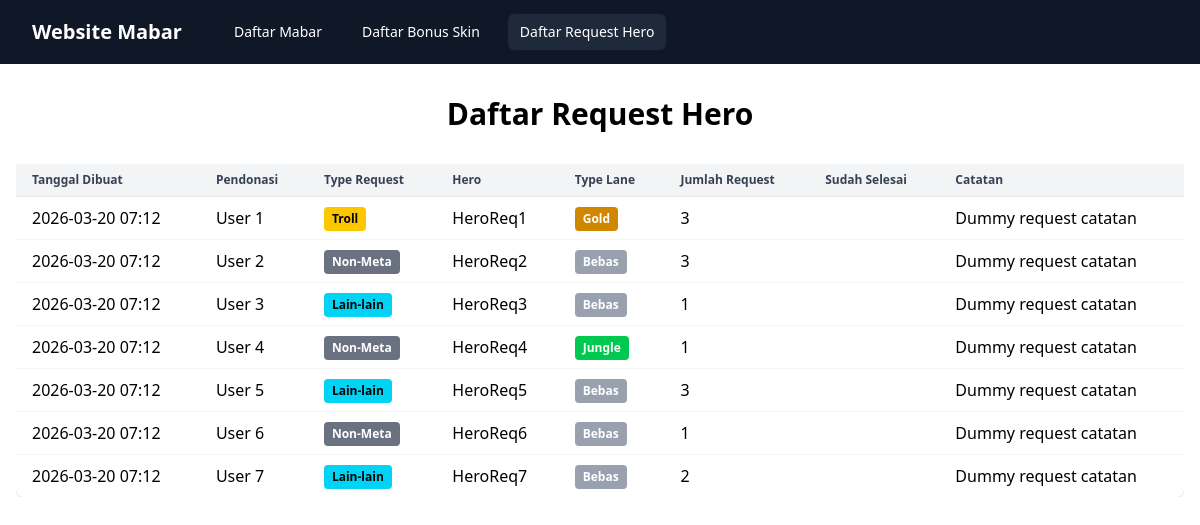
Screenshot of /public/list-req-hero/ with the database file from the repository.
### mabar/models.py (models this page shows, shortened)
class RequestHero(models.Model):
    TYPE_REQUEST_CHOICES = [
        ('meta', 'Hero Meta'),
        ('non_meta', 'Hero Non-Meta'),
        ('troll', 'Hero Troll'),
        ('lain', 'Lain-lain')
    ]
    TYPE_LANE_CHOICES = [
        ('roam', 'Roam'),
        ('gold', 'Gold Lane'),
        ('jungle', 'Jungle'),
        ('mid', 'Mid Lane'),
        ('exp', 'EXP Lane'),
        ('bebas', 'Bebas'),
    ]
    donate_name = models.CharField(
        max_length=100,
        verbose_name="Pendonasi"
    )
    type_request = models.CharField(
        max_length=10,
        choices=TYPE_REQUEST_CHOICES,
        default='lain',
        verbose_name="Tipe Request"
    )
    hero_name = models.CharField(
        max_length=100,
        verbose_name="Nama Hero"
    )
    type_lane = models.CharField(
        max_length=10,
        choices=TYPE_LANE_CHOICES,
        default='bebas',
        verbose_name="Tipe Lane"
    )
    count = models.IntegerField(
        default=1,
        verbose_name="Jumlah Request"
    )
    catatan = models.TextField(
        default="-",
        blank=True,
        verbose_name="Catatan"
    )
    is_done = models.BooleanField(
        default=False,
        verbose_name="Sudah Selesai"
    )
    date_created = models.DateTimeField(
        auto_now_add=True,
        verbose_name="Tanggal Dibuat"
    )
    class Meta:
        verbose_name = 'Request Hero'
        verbose_name_plural = 'Request Heroes'
        ordering = ['-date_created']

### mabar/views.py (the view)
# urls.py: path('list-req-hero/', views.request_hero_list, name='request_hero_list'),
def request_hero_list(request):
    requests = RequestHero.objects.all().order_by('date_created')
    return render(request, 'public/request_hero_list.html', {'requests': requests})

### mabar/templates/public/request_hero_list.html (shortened to what this page needs)
{% extends 'public/base.html' %}
{% block content %}
<h1 class="text-3xl font-bold text-center mb-8">Daftar Request Hero</h1>
<div class="overflow-x-auto">
    <table class="min-w-full divide-y divide-gray-200 bg-white rounded-lg shadow">
        <thead class="bg-gray-100">
            <tr>
                <th class="px-4 py-2 text-left text-xs font-semibold text-gray-700">Tanggal Dibuat</th>
                <th class="px-4 py-2 text-left text-xs font-semibold text-gray-700">Pendonasi</th>
                <th class="px-4 py-2 text-left text-xs font-semibold text-gray-700">Type Request</th>
                <th class="px-4 py-2 text-left text-xs font-semibold text-gray-700">Hero</th>
                <th class="px-4 py-2 text-left text-xs font-semibold text-gray-700">Type Lane</th>
                <th class="px-4 py-2 text-left text-xs font-semibold text-gray-700">Jumlah Request</th>
                <th class="px-4 py-2 text-left text-xs font-semibold text-gray-700">Sudah Selesai</th>
                <th class="px-4 py-2 text-left text-xs font-semibold text-gray-700">Catatan</th>
            </tr>
        </thead>
        <tbody class="divide-y divide-gray-100">
            {% for request in requests %}
            <tr class="hover:bg-gray-50">
                <td class="px-4 py-2">{{ request.date_created|date:'Y-m-d H:i' }}</td>
                <td class="px-4 py-2">{{ request.donate_name }}</td>
                <td class="px-4 py-2">
                    {% if request.type_request == 'meta' %}
                        <span class="inline-block px-2 py-1 rounded bg-blue-600 text-white text-xs font-semibold">Meta</span>
                    {% elif request.type_request == 'non_meta' %}
                        <span class="inline-block px-2 py-1 rounded bg-gray-500 text-white text-xs font-semibold">Non-Meta</span>
                    {% elif request.type_request == 'troll' %}
                        <span class="inline-block px-2 py-1 rounded bg-yellow-400 text-black text-xs font-semibold">Troll</span>
                    {% elif request.type_request == 'lain' %}
                        <span class="inline-block px-2 py-1 rounded bg-cyan-400 text-black text-xs font-semibold">Lain-lain</span>
                    {% endif %}
                </td>
                <td class="px-4 py-2">{{ request.hero_name }}</td>
                <td class="px-4 py-2">
                    {% if request.type_lane == 'roam' %}
                        <span class="inline-block px-2 py-1 rounded bg-blue-600 text-white text-xs font-semibold">Roam</span>
                    {% elif request.type_lane == 'gold' %}
                        <span class="inline-block px-2 py-1 rounded bg-yellow-600 text-white text-xs font-semibold">Gold</span>
                    {% elif request.type_lane == 'jungle' %}
                        <span class="inline-block px-2 py-1 rounded bg-green-500 text-white text-xs font-semibold">Jungle</span>
                    {% elif request.type_lane == 'mid' %}
                        <span class="inline-block px-2 py-1 rounded bg-cyan-400 text-black text-xs font-semibold">Mid</span>
                    {% elif request.type_lane == 'exp' %}
                        <span class="inline-block px-2 py-1 rounded bg-red-500 text-white text-xs font-semibold">EXP</span>
                    {% elif request.type_lane == 'bebas' %}
                        <span class="inline-block px-2 py-1 rounded bg-gray-400 text-white text-xs font-semibold">Bebas</span>
                    {% endif %}
                </td>
                <td class="px-4 py-2">{{ request.count }}</td>
                <td class="px-4 py-2 text-center">
                </td>
                <td class="px-4 py-2">{{ request.catatan }}</td>
            </tr>
            {% endfor %}
        </tbody>
    </table>
</div>
{% endblock %}

### rows the page displays
RequestHero: date_created "2026-03-20 07:12", donate_name "User 1", type_request "Troll", hero_name "HeroReq1", type_lane "Gold", count "3", catatan "Dummy request catatan"
RequestHero: date_created "2026-03-20 07:12", donate_name "User 2", type_request "Non-Meta", hero_name "HeroReq2", type_lane "Bebas", count "3", catatan "Dummy request catatan"
RequestHero: date_created "2026-03-20 07:12", donate_name "User 3", type_request "Lain-lain", hero_name "HeroReq3", type_lane "Bebas", count "1", catatan "Dummy request catatan"
RequestHero: date_created "2026-03-20 07:12", donate_name "User 4", type_request "Non-Meta", hero_name "HeroReq4", type_lane "Jungle", count "1", catatan "Dummy request catatan"
RequestHero: date_created "2026-03-20 07:12", donate_name "User 5", type_request "Lain-lain", hero_name "HeroReq5", type_lane "Bebas", count "3", catatan "Dummy request catatan"
RequestHero: date_created "2026-03-20 07:12", donate_name "User 6", type_request "Non-Meta", hero_name "HeroReq6", type_lane "Bebas", count "1", catatan "Dummy request catatan"
RequestHero: date_created "2026-03-20 07:12", donate_name "User 7", type_request "Lain-lain", hero_name "HeroReq7", type_lane "Bebas", count "2", catatan "Dummy request catatan"
